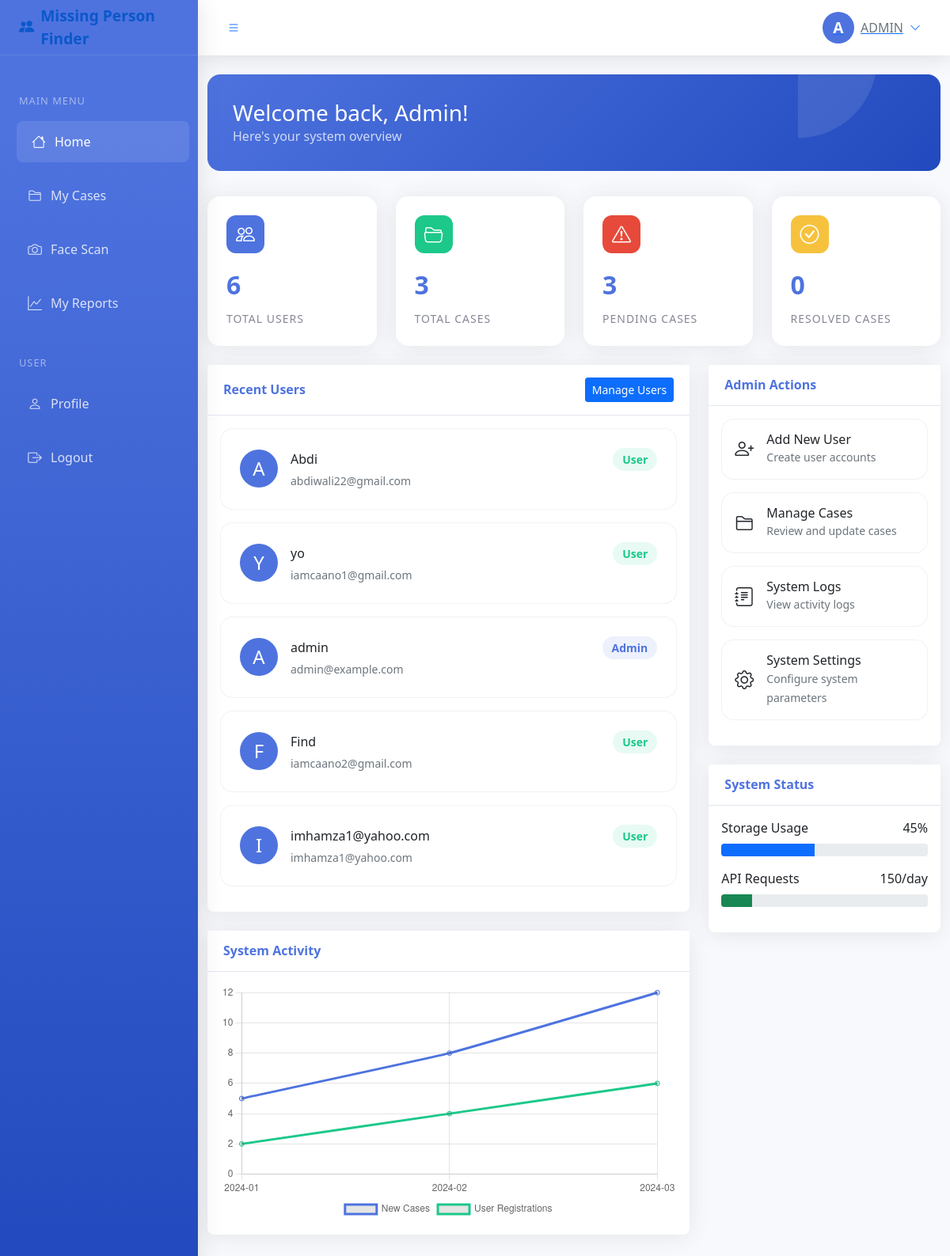
Page /dashboard (signed in) on the committed database.
### models.py (models this page shows)
class User(UserMixin, db.Model):
    id = db.Column(db.Integer, primary_key=True)
    username = db.Column(db.String(80), unique=True, nullable=False)
    email = db.Column(db.String(120), unique=True, nullable=False)
    password = db.Column(db.String(200), nullable=False)
    role = db.Column(db.String(20), default='user')  # 'user' or 'admin'
    created_at = db.Column(db.DateTime, default=datetime.utcnow)
    cases = db.relationship('Case', backref='reporter', lazy=True)
    activities = db.relationship('Activity', backref='user', lazy=True)

### app.py (the view)
@app.route('/dashboard')
@login_required
def dashboard():
    if current_user.role == 'admin':
        total_cases = Case.query.count()
        total_users = User.query.count()
        found_cases = Case.query.filter_by(status='found').count()
        pending_cases = Case.query.filter_by(status='missing').count()
        resolved_cases = found_cases
        recent_cases = Case.query.order_by(Case.created_at.desc()).limit(5).all()
        recent_activity = Activity.query.order_by(Activity.timestamp.desc()).limit(10).all()
        recent_users = User.query.order_by(User.created_at.desc()).limit(5).all()
        storage_usage = 45  # placeholder value
        api_requests = 150  # placeholder value
        activity_dates = ['2024-01', '2024-02', '2024-03']  # placeholder
        case_activity = [5, 8, 12]  # placeholder
        user_activity = [2, 4, 6]  # placeholder
        return render_template('admin_dashboard.html',
                             total_cases=total_cases,
                             total_users=total_users,
                             found_cases=found_cases,
                             pending_cases=pending_cases,
                             resolved_cases=resolved_cases,
                             recent_cases=recent_cases,
                             recent_activity=recent_activity,
                             recent_users=recent_users,
                             storage_usage=storage_usage,
                             api_requests=api_requests,
                             activity_dates=activity_dates,
                             case_activity=case_activity,
                             user_activity=user_activity)
    else:
        user_cases = Case.query.filter_by(reporter_id=current_user.id).all()
        return render_template('user_dashboard.html', user_cases=user_cases)

### templates/admin_dashboard.html (shortened to what this page needs)
{% extends "dashboard_layout.html" %}
{% block content %}
<div class="welcome-banner">
    <h1 class="h3 mb-0">Welcome back, Admin!</h1>
    <p class="mb-0 opacity-75">Here's your system overview</p>
</div>
<div class="row g-4 mb-4">
    <div class="col-md-3">
        <div class="stats-card">
            <div class="stats-icon">
                <i class="bi bi-people"></i>
            </div>
            <div class="stats-number">{{ total_users }}</div>
            <div class="stats-label">Total Users</div>
        </div>
    </div>
    <div class="col-md-3">
        <div class="stats-card">
            <div class="stats-icon" style="background: var(--success-color)">
                <i class="bi bi-folder2-open"></i>
            </div>
            <div class="stats-number">{{ total_cases }}</div>
            <div class="stats-label">Total Cases</div>
        </div>
    </div>
    <div class="col-md-3">
        <div class="stats-card">
            <div class="stats-icon" style="background: #e74a3b">
                <i class="bi bi-exclamation-triangle"></i>
            </div>
            <div class="stats-number">{{ pending_cases }}</div>
            <div class="stats-label">Pending Cases</div>
        </div>
    </div>
    <div class="col-md-3">
        <div class="stats-card">
            <div class="stats-icon" style="background: #f6c23e">
                <i class="bi bi-check-circle"></i>
            </div>
            <div class="stats-number">{{ resolved_cases }}</div>
            <div class="stats-label">Resolved Cases</div>
        </div>
    </div>
</div>
<div class="row">
    <div class="col-lg-8">
        <div class="dashboard-card mb-4">
            <div class="card-header">
                <h6 class="m-0">Recent Users</h6>
                <a href="{{ url_for('users') }}" class="btn btn-sm btn-primary">Manage Users</a>
            </div>
            <div class="card-body">
                {% if recent_users %}
                    {% for user in recent_users %}
                    <div class="user-card">
                        <div class="d-flex align-items-center">
                            <div class="user-avatar">
                                {{ user.username[0]|upper }}
                            </div>
                            <div class="flex-grow-1">
                                <div class="d-flex justify-content-between align-items-center">
                                    <h6 class="mb-0">{{ user.username }}</h6>
                                    <span class="role-badge {% if user.role == 'admin' %}role-admin{% else %}role-user{% endif %}">
                                        {{ user.role|title }}
                                    </span>
                                </div>
                                <small class="text-muted">{{ user.email }}</small>
                            </div>
                        </div>
                    </div>
                    {% endfor %}
                {% endif %}
            </div>
        </div>
        <div class="dashboard-card">
            <div class="card-header">
                <h6 class="m-0">System Activity</h6>
            </div>
            <div class="card-body">
                <div class="chart-container">
                    <canvas id="activityChart"></canvas>
                </div>
            </div>
        </div>
    </div>
    <div class="col-lg-4">
        <div class="dashboard-card">
            <div class="card-header">
                <h6 class="m-0">Admin Actions</h6>
            </div>
            <div class="card-body">
                <a href="{{ url_for('register') }}" class="admin-action">
                    <i class="bi bi-person-plus"></i>
                    <div>
                        <h6 class="mb-0">Add New User</h6>
                        <small class="text-muted">Create user accounts</small>
                    </div>
                </a>
                <a href="{{ url_for('view_cases') }}" class="admin-action">
                    <i class="bi bi-folder2"></i>
                    <div>
                        <h6 class="mb-0">Manage Cases</h6>
                        <small class="text-muted">Review and update cases</small>
                    </div>
                </a>
                <div class="admin-action">
                    <i class="bi bi-journal-text"></i>
                    <div>
                        <h6 class="mb-0">System Logs</h6>
                        <small class="text-muted">View activity logs</small>
                    </div>
                </div>
                <div class="admin-action">
                    <i class="bi bi-gear"></i>
                    <div>
                        <h6 class="mb-0">System Settings</h6>
                        <small class="text-muted">Configure system parameters</small>
                    </div>
                </div>
            </div>
        </div>
        <div class="dashboard-card mt-4">
            <div class="card-header">
                <h6 class="m-0">System Status</h6>
            </div>
            <div class="card-body">
                <div class="mb-3">
                    <label class="form-label d-flex justify-content-between">
                        <span>Storage Usage</span>
                        <span>{{ storage_usage|default(0) }}%</span>
                    </label>
                    <div class="progress">
                        <div class="progress-bar" role="progressbar" style="width: {{ storage_usage|default(0) }}%"
                             aria-valuenow="{{ storage_usage|default(0) }}" aria-valuemin="0" aria-valuemax="100"></div>
                    </div>
                </div>
                <div class="mb-3">
                    <label class="form-label d-flex justify-content-between">
                        <span>API Requests</span>
                        <span>{{ api_requests|default(0) }}/day</span>
                    </label>
                    <div class="progress">
                        <div class="progress-bar bg-success" role="progressbar"
                             style="width: {{ ((api_requests|default(0)/1000)*100)|round }}%"
                             aria-valuenow="{{ ((api_requests|default(0)/1000)*100)|round }}"
                             aria-valuemin="0" aria-valuemax="100"></div>
                    </div>
                </div>
            </div>
        </div>
    </div>
</div>
{% block extra_js %}
<script>
document.addEventListener('DOMContentLoaded', function() {
    const ctx = document.getElementById('activityChart').getContext('2d');
    new Chart(ctx, {
        type: 'line',
        data: {
            labels: {{ activity_dates|tojson }},
            datasets: [{
                label: 'New Cases',
                data: {{ case_activity|tojson }},
                borderColor: '#4e73df',
                tension: 0.1
            }, {
                label: 'User Registrations',
                data: {{ user_activity|tojson }},
                borderColor: '#1cc88a',
                tension: 0.1
            }]
        },
        options: {
            responsive: true,
            maintainAspectRatio: false,
            plugins: {
                legend: {
                    position: 'bottom'
                }
            },
            scales: {
                y: {
                    beginAtZero: true
                }
            }
        }
    });
});
</script>
{% endblock %}
{% endblock %}

### templates/dashboard_layout.html (shortened to what this page needs)
<!DOCTYPE html>
<html lang="en">
<head>
    <link href="https://cdn.jsdelivr.net/npm/bootstrap@5.1.3/dist/css/bootstrap.min.css" rel="stylesheet">
    <link href="https://cdn.jsdelivr.net/npm/bootstrap-icons@1.7.2/font/bootstrap-icons.css" rel="stylesheet">
</head>
<body>
    <nav id="sidebar">
        <a href="#" class="sidebar-brand">
            <i class="bi bi-people-fill me-2"></i>
            Missing Person Finder
        </a>
        <div class="nav flex-column mt-3">
            {% if current_user.is_admin %}
            <div class="nav-section">ADMIN CONTROLS</div>
            <div class="nav-item">
                <a href="{{ url_for('dashboard') }}" class="nav-link {% if request.endpoint == 'dashboard' %}active{% endif %}">
                    <i class="bi bi-speedometer2"></i>
                    Dashboard
                </a>
            </div>
            <div class="nav-item">
                <a href="{{ url_for('users') }}" class="nav-link {% if request.endpoint == 'users' %}active{% endif %}">
                    <i class="bi bi-people"></i>
                    Manage Users
                </a>
            </div>
            <div class="nav-item">
                <a href="{{ url_for('view_cases') }}" class="nav-link {% if request.endpoint == 'view_cases' %}active{% endif %}">
                    <i class="bi bi-folder2-open"></i>
                    Manage Cases
                </a>
            </div>
            <div class="nav-item">
                <a href="{{ url_for('reports') }}" class="nav-link {% if request.endpoint == 'reports' %}active{% endif %}">
                    <i class="bi bi-graph-up"></i>
                    Reports & Analytics
                </a>
            </div>
            {% else %}
            <div class="nav-section">MAIN MENU</div>
            <div class="nav-item">
                <a href="{{ url_for('dashboard') }}" class="nav-link {% if request.endpoint == 'dashboard' %}active{% endif %}">
                    <i class="bi bi-house"></i>
                    Home
                </a>
            </div>
            <div class="nav-item">
                <a href="{{ url_for('view_cases') }}" class="nav-link {% if request.endpoint == 'view_cases' %}active{% endif %}">
                    <i class="bi bi-folder2"></i>
                    My Cases
                </a>
            </div>
            <div class="nav-item">
                <a href="{{ url_for('scan') }}" class="nav-link {% if request.endpoint == 'scan' %}active{% endif %}">
                    <i class="bi bi-camera"></i>
                    Face Scan
                </a>
            </div>
            <div class="nav-item">
                <a href="{{ url_for('reports') }}" class="nav-link {% if request.endpoint == 'reports' %}active{% endif %}">
                    <i class="bi bi-graph-up"></i>
                    My Reports
                </a>
            </div>
            {% endif %}
            <div class="nav-section">USER</div>
            <div class="nav-item">
                <a href="{{ url_for('profile') }}" class="nav-link {% if request.endpoint == 'profile' %}active{% endif %}">
                    <i class="bi bi-person"></i>
                    Profile
                </a>
            </div>
            <div class="nav-item">
                <a href="{{ url_for('logout') }}" class="nav-link">
                    <i class="bi bi-box-arrow-right"></i>
                    Logout
                </a>
            </div>
        </div>
    </nav>
    <div id="content">
        <div class="topbar">
            <button id="sidebarToggle" class="btn btn-link">
                <i class="bi bi-list"></i>
            </button>
            <div class="ms-auto d-flex align-items-center">
                <div class="dropdown">
                    <button class="btn btn-link d-flex align-items-center" type="button" id="userDropdown" data-bs-toggle="dropdown">
                        <div class="letter-avatar me-2">{{ current_user.username[0]|upper }}</div>
                        <span class="d-none d-md-inline text-secondary">{{ current_user.username }}</span>
                        <i class="bi bi-chevron-down ms-2 small"></i>
                    </button>
                </div>
            </div>
        </div>
        <div class="container-fluid py-4">
            {% block content %}{% endblock %}
        </div>
    </div>
    {% block extra_js %}{% endblock %}
</body>
</html>

### rows in the picture
User: username "A", username "ADMIN"
User: username "A", username "Abdi", role "User", email "abdiwali22@gmail.com"
User: username "Y", username "yo", role "User", email "iamcaano1@gmail.com"
User: username "A", username "admin", role "Admin", email "admin@example.com"
User: username "F", username "Find", role "User", email "iamcaano2@gmail.com"
User: username "I", username "imhamza1@yahoo.com", role "User", email "imhamza1@yahoo.com"

### other values in the picture
{{ total_users }} "6"
{{ total_cases }} "3"
{{ pending_cases }} "3"
{{ resolved_cases }} "0"
{{ storage_usage|default(0) }} "45"
{{ api_requests|default(0) }} "150"
chart data {{ activity_dates|tojson }} ["2024-01", "2024-02", "2024-03"], ["2024-01", "2024-02", "2024-03"]
chart data {{ case_activity|tojson }} [5, 8, 12], [5, 8, 12]
chart data {{ user_activity|tojson }} [2, 4, 6], [2, 4, 6]
